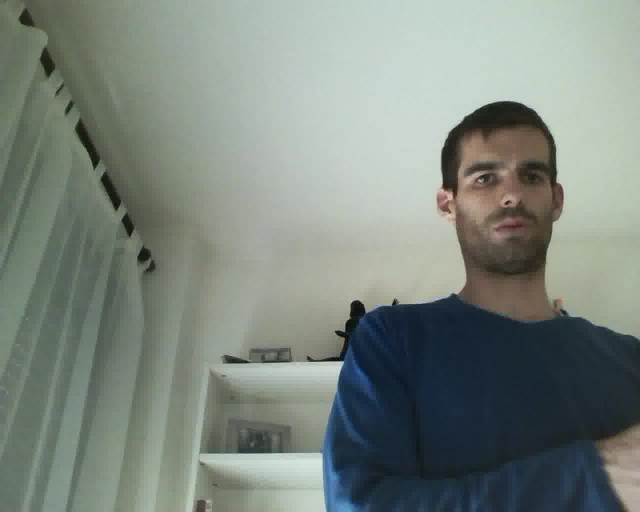
#> input picture 7_color_tracker/sequences/frame100.jpg, 1280 x 1024 px, given in place of frame1.jpg, which was not available (shown at 1/2 size)
$ python colortracker.py
#> lines starting #> are read from the running program, lines starting #| are printed output that depends on the picture; after the words box and inside, x2 and y2 are one past the last pixel; in counts of white or black regions, pixels touching at a corner belong together; pictures that were not available may be replaced by others from this repository, and a replacement may not be noted
import os
import cv2
import numpy as np

path = "./sequences"
image_prefix = "frame"
image_suffix = ".jpg"
output_folder = "./output/"
lower_color = np.array([29, 43, 126], dtype='uint8')
upper_color = np.array([88, 255, 255], dtype='uint8')
erosion_iterations = 2
dilation_iterations = 2
area_threshold = 3000
max_tracking_lines = 5
images_paths = []

if not os.path.exists(output_folder):
    os.makedirs(output_folder)

num_images = len([f for f in os.listdir(path) if os.path.isfile(os.path.join(path, f))])

for i in range(num_images):
    images_paths.append(path + "/" + image_prefix + str(i+1) + image_suffix)

tracking_lines = []

count = 0
for image_path in images_paths:
    image = cv2.imread(image_path)
#> image is the input picture: shape (1024, 1280, 3); mean B, G, R 126.5, 134.1, 124.5

    image_hsv = cv2.cvtColor(image, cv2.COLOR_BGR2HSV)
#> image_hsv: shape (1024, 1280, 3); mean H, S, V 62.3, 45.6, 137.6
    mask = cv2.inRange(image_hsv, lower_color, upper_color)
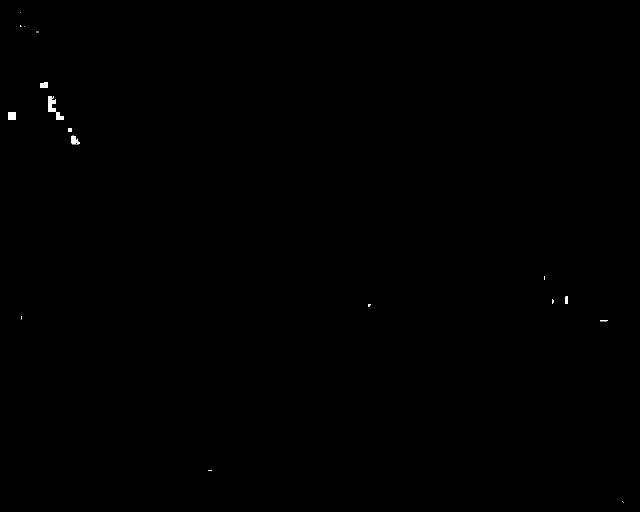
#> mask: shape (1024, 1280) (shown at 1/2 size); 0.1% white; 20 white regions (13 under 20 px), largest, box (x1, y1, x2, y2) and area: (97, 192, 128, 240) 529, (16, 224, 32, 240) 238, (143, 271, 160, 289) 184

    kernel = np.ones((3, 3), np.uint8)
    erosion = cv2.erode(mask, kernel, iterations=erosion_iterations)
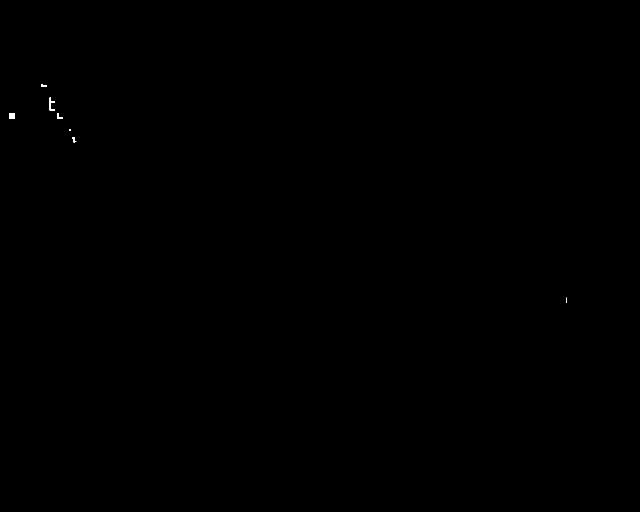
#> erosion: shape (1024, 1280) (shown at 1/2 size); 0.03% white; 7 white regions (2 under 20 px), largest, box (x1, y1, x2, y2) and area: (99, 195, 110, 221) 134, (18, 227, 30, 237) 120, (115, 226, 126, 238) 67, (145, 274, 153, 285) 44, (82, 169, 94, 173) 40
    dilation = cv2.dilate(erosion, kernel, iterations=dilation_iterations)
#> dilation: shape (1024, 1280); 0.09% white; 7 white regions

    contours, hierarchy = cv2.findContours(dilation.copy(), cv2.RETR_LIST, cv2.CHAIN_APPROX_SIMPLE)
#> contours = 7 contours; box (x1, y1, x2, y2) and area: (97, 193, 112, 223) 280, (16, 225, 32, 239) 195, (113, 224, 128, 240) 146, (143, 272, 155, 287) 112, (80, 167, 96, 175) 98, (1130, 593, 1136, 607) 58, (136, 257, 144, 264) 42

    contours_areas = [cv2.contourArea(contour) for contour in contours]
#> contours_areas = [58.5, 111.5, 42, 195, 146, 279.5, 97.5]
    largest_area = max(contours_areas)
#> largest_area = 279.5
    largest_contour = contours[contours_areas.index(largest_area)]
#> largest_contour = contour of 13 points, box (x1, y1, x2, y2) (97, 193, 112, 223), area 280

    M = cv2.moments(array=largest_contour)
#> M = moments, m00 279.5, centre m10/m00, m01/m00 = (102.6, 208.7)
    cx = int(M['m10'] / M['m00'])
#> cx = 102
    cy = int(M['m01'] / M['m00'])
#> cy = 208

    if largest_area > area_threshold:
        cv2.circle(image, (cx, cy), 30, (0, 255, 0), 3)
        tracking_lines.append([cx, cy])
        tracking_lines = tracking_lines[1:max_tracking_lines] if len(tracking_lines) > max_tracking_lines else \
            tracking_lines

        if len(tracking_lines) > 1:
            cv2.polylines(image, np.int32([np.asarray(tracking_lines)]), False, (255, 0, 0), 3)
    else:
        tracking_lines = []

    cv2.imwrite(output_folder + image_prefix + str(count+1) + image_suffix, image)
    count += 1
    print(str(round((count / len(images_paths) * 100), 2))  + "%")
#> pass 2 of the loop `for image_path in images_paths:`:
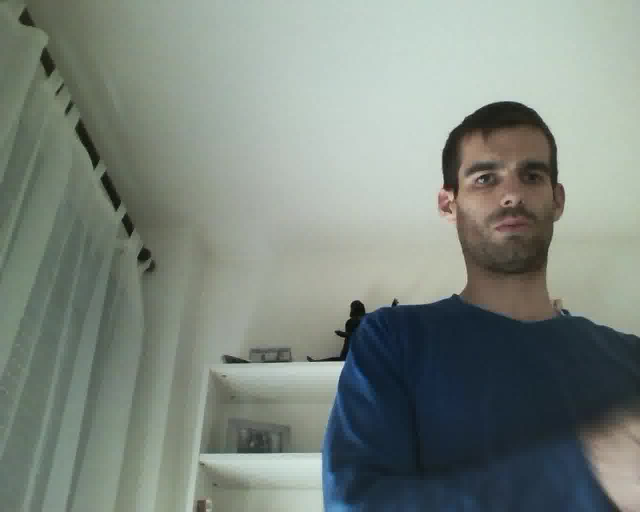
#> input picture 7_color_tracker/sequences/frame101.jpg, 1280 x 1024 px, given in place of frame2.jpg, which was not available (shown at 1/2 size)
#> image is the input picture: shape (1024, 1280, 3); mean B, G, R 127, 134.8, 125.2
#> image_hsv: shape (1024, 1280, 3); mean H, S, V 61.8, 45.4, 138.3
#> `mask = cv2.inRange(image_hsv, lower_color, upper_color)`:
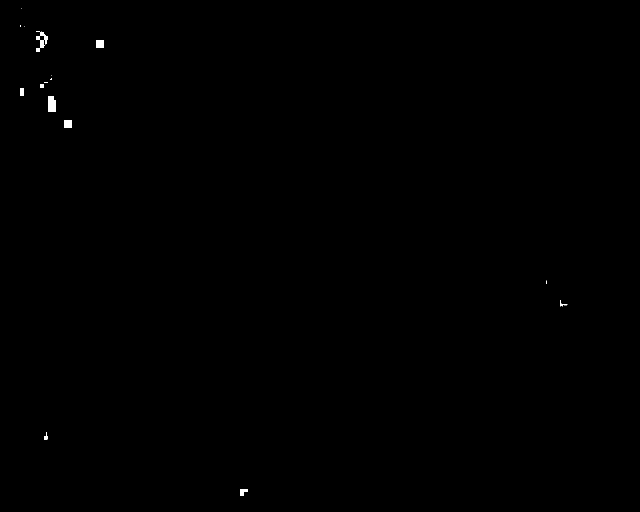
#> mask: shape (1024, 1280) (shown at 1/2 size); 0.14% white; 18 white regions (8 under 20 px), largest, box (x1, y1, x2, y2) and area: (96, 192, 112, 224) 456, (72, 63, 96, 95) 344, (192, 80, 208, 96) 255
#> `erosion = cv2.erode(mask, kernel, iterations=erosion_iterations)`:
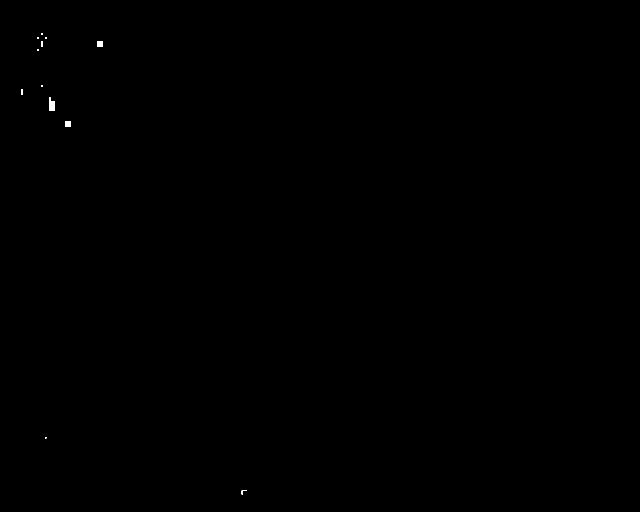
#> erosion: shape (1024, 1280) (shown at 1/2 size); 0.06% white; 12 white regions (6 under 20 px), largest, box (x1, y1, x2, y2) and area: (98, 194, 110, 222) 252, (194, 82, 206, 94) 143, (130, 243, 142, 254) 124, (82, 82, 86, 93) 44, (42, 179, 46, 190) 44, (483, 980, 493, 989) 34
#> dilation: shape (1024, 1280); 0.12% white; 9 white regions
#> contours = 10 contours; largest, box (x1, y1, x2, y2) and area: (96, 192, 112, 224) 386, (72, 65, 96, 95) 317, (192, 80, 208, 96) 224, (128, 241, 144, 256) 203, (481, 978, 495, 991) 101
#> contours_areas = [101, 36, 203, 386, 98, 48.5, 42, 224.5, 79, 317]
#> largest_area = 386
#> largest_contour = contour of 12 points, box (x1, y1, x2, y2) (96, 192, 112, 224), area 386
#> M = moments, m00 386, centre m10/m00, m01/m00 = (103.2, 209.1)
#> cx = 103
#> cy = 209
#> (the run stopped early here; a loop or call above may not have finished)
